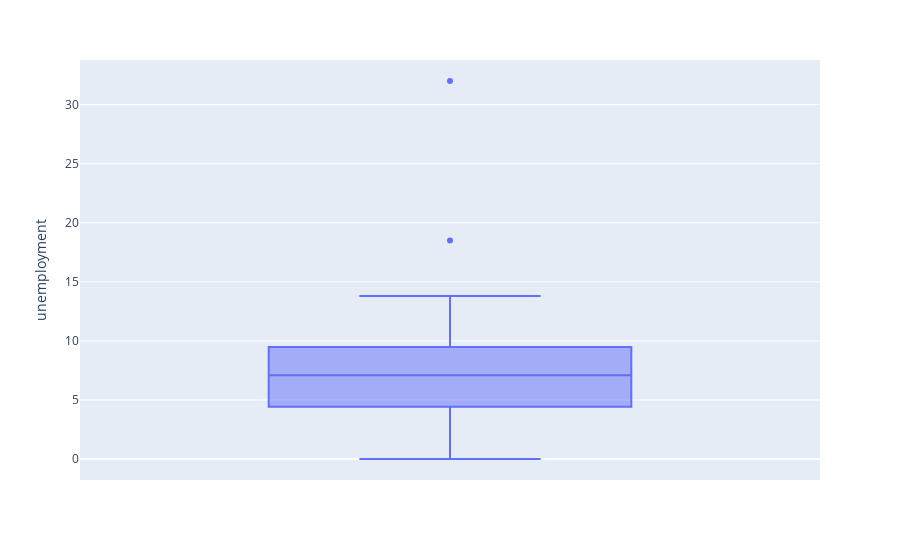

Notebook source saved alongside this figure:
### Code cell
fig = px.box(df, y="unemployment")
fig.show()

### Figure 1 — Plotly figure (JSON) as saved in the notebook; plotly's stock layout.template omitted (floating-point values rounded to 4 significant figures)
{"data": [{"alignmentgroup": "True", "hovertemplate": "unemployment=%{y}<extra></extra>", "legendgroup": "", "marker": {"color": "#636efa"}, "name": "", "notched": false, "offsetgroup": "", "orientation": "v", "showlegend": false, "type": "box", "x0": " ", "xaxis": "x", "y": [5.7, 7.7, 7.1, 10.6, 2.6, 9.4, 3.4, 9.8, 5.8, 5.5, 3.9, 10.4, 3.7, 5.4, 10.1, 2.8, 7.3, 18.5, 7.6, 8, 6.2, 3.3, 7.2, 8.8, 10.5, 6.2, 9.5, 4.1, 13.8, 7.8, 1.5, 0, 10.7, 5.6, 5.6, 32, 8.7, 6.2, 3], "y0": " ", "yaxis": "y"}], "layout": {"boxmode": "group", "legend": {"tracegroupgap": 0}, "margin": {"t": 60}, "xaxis": {"anchor": "y", "domain": [0, 1]}, "yaxis": {"anchor": "x", "domain": [0, 1], "title": {"text": "unemployment"}}}}
